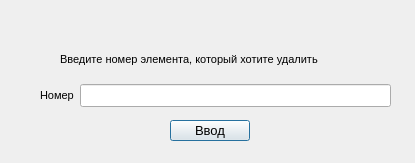
<?xml version="1.0" encoding="UTF-8"?>
<ui version="4.0">
 <class>deleteDialog</class>
 <widget class="QDialog" name="deleteDialog">
  <property name="geometry">
   <rect>
    <x>0</x>
    <y>0</y>
    <width>415</width>
    <height>163</height>
   </rect>
  </property>
  <property name="windowTitle">
   <string>Dialog</string>
  </property>
  <widget class="QWidget" name="layoutWidget">
   <property name="geometry">
    <rect>
     <x>40</x>
     <y>80</y>
     <width>351</width>
     <height>31</height>
    </rect>
   </property>
   <layout class="QHBoxLayout" name="horizontalLayout">
    <item>
     <widget class="QLabel" name="deleteNumberLabel">
      <property name="font">
       <font>
        <pointsize>12</pointsize>
       </font>
      </property>
      <property name="text">
       <string>&lt;html&gt;&lt;head/&gt;&lt;body&gt;&lt;p&gt;&lt;span style=&quot; font-size:8pt;&quot;&gt;Номер&lt;/span&gt;&lt;/p&gt;&lt;/body&gt;&lt;/html&gt;</string>
      </property>
     </widget>
    </item>
    <item>
     <widget class="QLineEdit" name="deleteNumberEdit">
      <property name="font">
       <font>
        <pointsize>10</pointsize>
       </font>
      </property>
     </widget>
    </item>
   </layout>
  </widget>
  <widget class="QLabel" name="label_2">
   <property name="geometry">
    <rect>
     <x>60</x>
     <y>50</y>
     <width>391</width>
     <height>19</height>
    </rect>
   </property>
   <property name="font">
    <font>
     <pointsize>12</pointsize>
    </font>
   </property>
   <property name="text">
    <string>&lt;html&gt;&lt;head/&gt;&lt;body&gt;&lt;p&gt;&lt;span style=&quot; font-size:8pt;&quot;&gt;Введите номер элемента, который хотите удалить&lt;/span&gt;&lt;/p&gt;&lt;/body&gt;&lt;/html&gt;</string>
   </property>
  </widget>
  <widget class="QPushButton" name="inputButton">
   <property name="geometry">
    <rect>
     <x>170</x>
     <y>120</y>
     <width>80</width>
     <height>21</height>
    </rect>
   </property>
   <property name="font">
    <font>
     <pointsize>10</pointsize>
    </font>
   </property>
   <property name="text">
    <string>Ввод</string>
   </property>
  </widget>
 </widget>
 <resources/>
 <connections/>
</ui>
